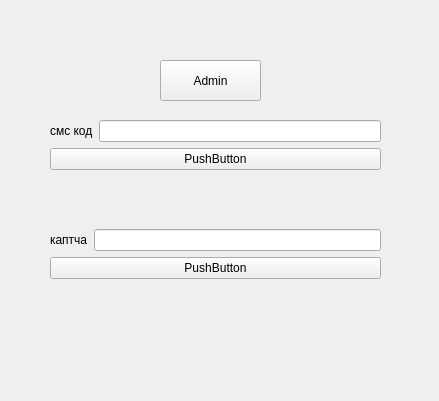
<?xml version="1.0" encoding="UTF-8"?>
<ui version="4.0">
 <class>Form</class>
 <widget class="QWidget" name="Form">
  <property name="geometry">
   <rect>
    <x>0</x>
    <y>0</y>
    <width>439</width>
    <height>401</height>
   </rect>
  </property>
  <property name="windowTitle">
   <string>Form</string>
  </property>
  <widget class="QPushButton" name="adminBtn">
   <property name="geometry">
    <rect>
     <x>160</x>
     <y>60</y>
     <width>101</width>
     <height>41</height>
    </rect>
   </property>
   <property name="text">
    <string>Admin</string>
   </property>
  </widget>
  <widget class="QWidget" name="layoutWidget">
   <property name="geometry">
    <rect>
     <x>50</x>
     <y>120</y>
     <width>331</width>
     <height>211</height>
    </rect>
   </property>
   <layout class="QVBoxLayout" name="verticalLayout_3">
    <item>
     <layout class="QVBoxLayout" name="verticalLayout">
      <item>
       <layout class="QHBoxLayout" name="horizontalLayout">
        <item>
         <widget class="QLabel" name="label1">
          <property name="text">
           <string>смс код</string>
          </property>
         </widget>
        </item>
        <item>
         <widget class="QLineEdit" name="smsEdit"/>
        </item>
       </layout>
      </item>
      <item>
       <widget class="QPushButton" name="smsBtn">
        <property name="text">
         <string>PushButton</string>
        </property>
       </widget>
      </item>
      <item>
       <widget class="QLabel" name="smsLabel">
        <property name="text">
         <string/>
        </property>
        <property name="alignment">
         <set>Qt::AlignmentFlag::AlignCenter</set>
        </property>
       </widget>
      </item>
     </layout>
    </item>
    <item>
     <layout class="QVBoxLayout" name="verticalLayout_2">
      <item>
       <layout class="QHBoxLayout" name="horizontalLayout_2">
        <item>
         <widget class="QLabel" name="label2">
          <property name="text">
           <string>каптча</string>
          </property>
         </widget>
        </item>
        <item>
         <widget class="QLineEdit" name="captchaEdit"/>
        </item>
       </layout>
      </item>
      <item>
       <widget class="QPushButton" name="captchaBtn">
        <property name="text">
         <string>PushButton</string>
        </property>
       </widget>
      </item>
      <item>
       <widget class="QLabel" name="captchaLabel">
        <property name="text">
         <string/>
        </property>
        <property name="alignment">
         <set>Qt::AlignmentFlag::AlignCenter</set>
        </property>
       </widget>
      </item>
     </layout>
    </item>
   </layout>
  </widget>
 </widget>
 <resources/>
 <connections/>
</ui>
